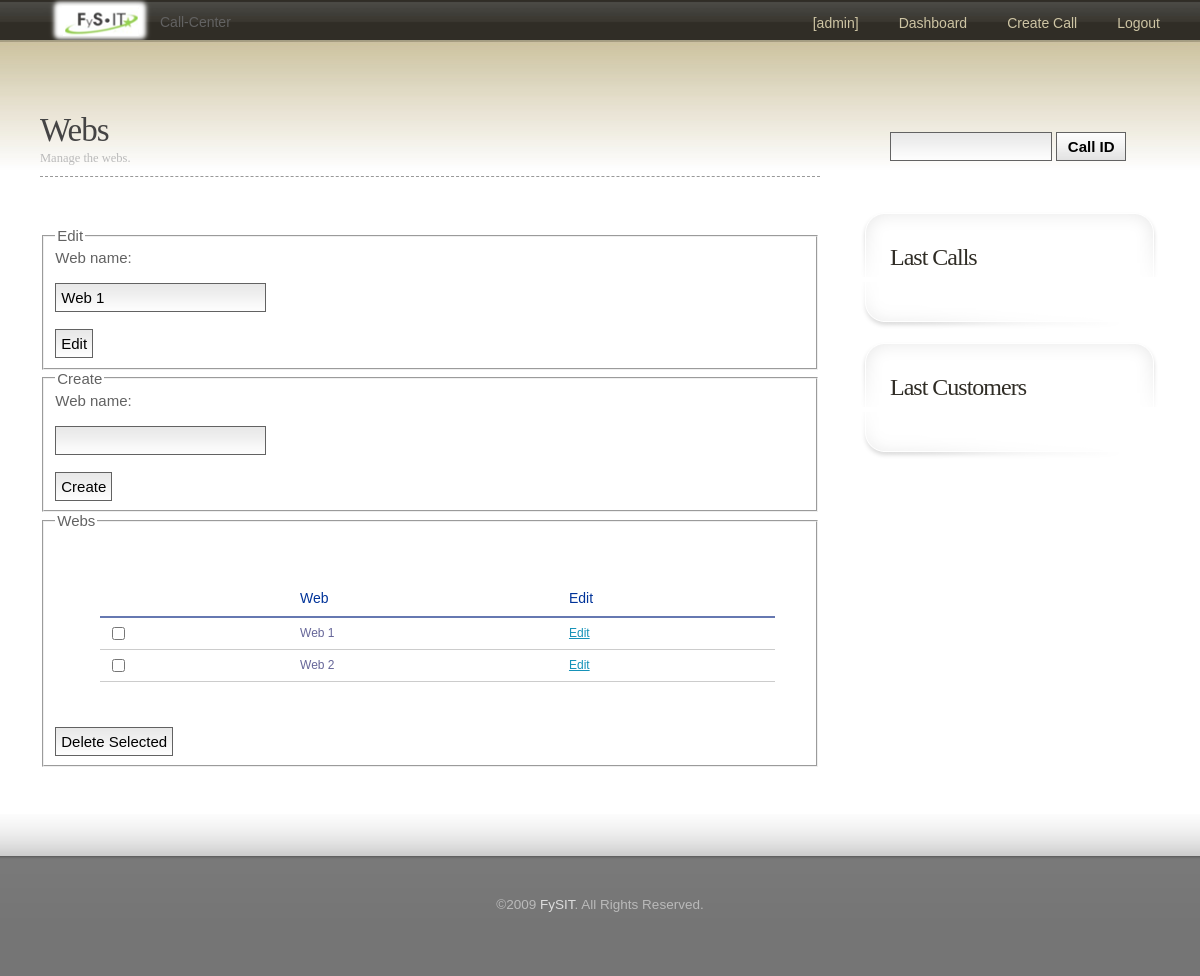
/webs.php?edit=1 (signed in), run on the app's committed database.
### tables this page shows
CREATE TABLE IF NOT EXISTS `webs` (
  `id` int(10) NOT NULL AUTO_INCREMENT,
  `web` varchar(255) NOT NULL,
  PRIMARY KEY (`id`)
);

### inc/classes/call.php (called while the page is built, shortened)
<?php
class call extends debug
{
	function lastCalls()
	{
		global $db;
		require_once('inc/classes/web.php');
		$web = new web;
	}
}
?>

### inc/classes/db.php (called while the page is built, shortened)
<?php
class db extends debug
{
	public $db, $link, $num_queries, $ok, $num_rows;
	public $prefix;
	function addPrefix($table)
	{
		$final = $this->prefix.$table;
		return $final;
	}
	function __construct($server, $user, $password, $database)
	{
		$this->db['server'] = $server;
		$this->db['user'] =	$user;
		$this->db['password'] = $password;
		$this->link = @mysql_connect($this->db['server'], $this->db['user'], $this->db['password']);
	}
	function query($query, $debug = false, $no_errors = false)
	{
		if ($this->link) {
			@$result = mysql_query($query);
			if (($result) || ($no_errors)) {
				return $result;
			} else {
				$this->addToLog(mysql_error());
			}
		} else {
			$this->addToLog(mysql_error());
		}
	}
	function newRow($query)
	{
		if ($query)
			return mysql_fetch_assoc($query);
	}
	function _real_escape($string)
	{
		if ($this->link)
			return mysql_real_escape_string($string, $this->link);
		else
			return addslashes($string);
	}
	function escape($data)
	{
		if (is_array($data)) {
			foreach ((array)$data as $k => $v) {
				if (is_array($v))
					$data[$k] = $this->_escape($v);
				else
					$data[$k] = $this->_real_escape($v);
			}
		} else {
			$data = $this->_real_escape($data);
		}
		return $data;
	}
}
?>

### inc/config.php (called while the page is built, shortened)
<?php
$db = new db('server', 'user', 'password', 'table');
$db->setLogBuffer(false);
$db->prefix = '';
?>

### inc/tables.php (called while the page is built)
<?php
$db->table = array('users' => $db->addPrefix('users'),
					 'customers' => $db->addPrefix('customers'),
					 'calls' => $db->addPrefix('calls'),
					 'webs' => $db->addPrefix('webs'),
					 'subjects' => $db->addPrefix('subjects'),
					 'options' => $db->addPrefix('options')
			 );
?>

### inc/classes/web.php (the view, shortened to what this page needs)
<?php
class web extends debug
{
	function show()
	{
		global $db;
		$query = $db->query("SELECT * FROM {$db->table['webs']}");
		while($row = $db->newRow($query)) {
			echo('
								<tr>
									<td><input type="checkbox" name="delete[]" value="'.$row['id'].'"/></td>
									<td>'.$row['web'].'</td>
									<td><a href="?edit='.$row['id'].'">Edit</a></td>
								</tr>
			');
		}
	}
	function idToName($id)
	{
		global $db;
		$id = (int) $db->escape($id);
		$query = $db->query("SELECT * FROM {$db->table['webs']} WHERE `id` = '$id'");
		while($row = $db->newRow($query)) {
			return $row['web'];
		}
	}
}
?>

### webs.php (shortened to what this page needs)
<?php
require_once('inc/top.php');
require_once('inc/classes/web.php');
include_once('themes/'.THEME.'/header.php');
?>
			<div class="title">
				<h2>Webs</h2>
				<p><small>Manage the webs.</small></p>
			</div>
			<div class="entry">
				<?php if (isset($_GET['edit'])) { ?>
				<fieldset>
					<legend>Edit</legend>
					<form action="webs.php" method="post">
						<label for="edit">Web name:</label><br><br>
						<input type="text" id="edit" name="edit" value="<?php echo($web->idToName($_GET['edit'])); ?>"/><br><br>
						<input type="submit" value="Edit"/>
					</form>
				</fieldset>
				<?php } ?>
				<fieldset>
					<legend>Create</legend>
					<form action="webs.php" method="post">
						<label for="web">Web name:</label><br><br>
						<input type="text" id="web" name="web" /><br><br>
						<input type="submit" value="Create"/>
					</form>
				</fieldset>
				<fieldset>
					<legend>Webs</legend>
					<form action="webs.php" method="post">
					<table id="table-1" summary="tables">
						<thead>
							<tr>
								<th scope="col"></th>
								<th scope="col">Web</th>
								<th scope="col">Edit</th>
							</tr>
						</thead>
						<tbody>
						<?php $web->show(); ?>
						</tbody>
					</table>
					<input type="submit" value="Delete Selected"/>
					</form>
				</fieldset>
			</div>
<?php
include_once('themes/'.THEME.'/footer.php');
?>

### themes/default/css/default.css (style rules this page uses)
body { margin: 0; padding: 0; background: #FFFFFF url(images/img01.jpg) repeat-x; text-align: justify; font: 15px Arial, Helvetica, sans-serif; color: #626262; }
form { margin: 0; padding: 0; }
input, textarea { padding: 5px; background: #FEFEFE url(images/img13.gif) repeat-x; border: 1px solid #626262; font: normal 1em Arial, Helvetica, sans-serif; }
h1, h1 a, h2, h2 a, h3, h3 a { margin: 0; text-decoration: none; font-family: Tahoma, Georgia, "Times New Roman", Times, serif; font-weight: normal; color: #444444; }
h2 { letter-spacing: -1px; font-size: 2em; }
p, ol, ul { margin-bottom: 2em; line-height: 200%; }
a { color: #1692B8; }
.post .title { border-bottom: 1px #999999 dashed; font-family: Tahoma, Georgia, "Times New Roman", Times, serif; }
.post .title h2 { padding: 30px 30px 0 0px; font-weight: normal; font-size: 2.2em; }
.post .title p { margin: 0; padding: 0 0 10px 0px; line-height: normal; color: #BABABA; }
.post .entry { padding: 20px 0px 20px 0px; }
#table-1 { font-family: "Lucida Sans Unicode", "Lucida Grande", Sans-Serif; font-size: 12px; background: #fff; margin: 45px; width: 90%; border-collapse: collapse; text-align: left; }
#table-1 th { font-size: 14px; font-weight: normal; color: #039; padding: 10px 8px; border-bottom: 2px solid #6678b1; }
#table-1 td { border-bottom: 1px solid #ccc; color: #669; padding: 6px 8px; }

### data on the page
webs: edit "Web 1", web "Web 1"
webs: web "Web 2"

### other printed values
$_SESSION['users']['user'] "admin"
